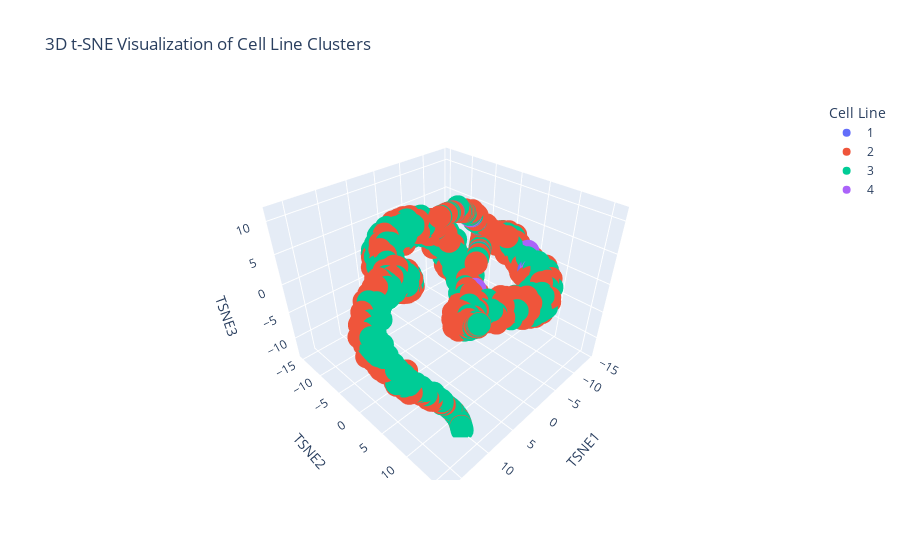

Notebook code cell kept with this figure:
### Code cell
# Function to flatten matrices
def flatten_matrices(matrices):
    return [matrix.flatten() for matrix in matrices]

flattened_GM12878 = flatten_matrices(augmented_matrices_GM12878)
flattened_HAP1 = flatten_matrices(augmented_matrices_HAP1)
flattened_Hela = flatten_matrices(augmented_matrices_Hela)
flattened_K562 = flatten_matrices(augmented_matrices_K562)

all_matrices = flattened_GM12878 + flattened_HAP1 + flattened_Hela + flattened_K562
labels = (
    [1] * len(flattened_GM12878) +
    [2] * len(flattened_HAP1) +
    [3] * len(flattened_Hela) +
    [4] * len(flattened_K562)
)
all_matrices = np.array(all_matrices)
labels = np.array(labels)
# Apply t-SNE
tsne = TSNE(n_components=3, perplexity=50, learning_rate=100, random_state=42)
tsne_results = tsne.fit_transform(all_matrices)

# Create a scatter plot of the t-SNE results
df_tsne = pd.DataFrame(tsne_results, columns=['TSNE1', 'TSNE2', 'TSNE3'])
df_tsne['Label'] = labels

# Plot the 3D t-SNE results using plotly
fig = px.scatter_3d(
    df_tsne, x='TSNE1', y='TSNE2', z='TSNE3',
    color=df_tsne['Label'].astype(str),  # Convert labels to string for better color differentiation
    title='3D t-SNE Visualization of Cell Line Clusters',
    labels={'color': 'Cell Line'}
)

fig.show()

### Figure 1 — Plotly figure (JSON) as saved in the notebook; plotly's stock layout.template omitted (floating-point values rounded to 4 significant figures; data arrays with more than 128 entries replaced by an {"elided": "..."} marker saying what was removed)
{"data": [{"hovertemplate": "Cell Line=1<br>TSNE1=%{x}<br>TSNE2=%{y}<br>TSNE3=%{z}<extra></extra>", "legendgroup": "1", "marker": {"color": "#636efa", "symbol": "circle"}, "mode": "markers", "name": "1", "scene": "scene", "showlegend": true, "type": "scatter3d", "x": [-6.505, -0.4021, -4.635, -5.313, -4.208, -11.91, -5.196, -11.49, -3.023, -9.685, -11.94, -9.714, -9.162, -9.717, -2.673, -1.31, -12.2, -8.159, -10.95, -5.154, -12.05, -3.542, -12.58, -3.186], "y": [-0.4778, 0.1199, -0.8371, 0.7669, 0.1293, 1.939, -0.02279, 7.534, 0.9004, 9.702, 3.151, -0.728, -8.803, 9.152, -13.66, 10.32, 6.166, -8.092, 6.013, -1.434, 3.744, 10.58, 3.001, 0.7089], "z": [6.572, 10.72, -7.386, 2.708, 8.782, 0.8108, 7.758, -0.8697, -6.544, -0.8684, 1.008, 3.92, -3.876, -2.073, 3.254, 0.4785, -0.9974, -2.828, -0.5738, -7.57, 0.5664, -0.3498, 0.6264, -6.659]}, {"hovertemplate": "Cell Line=2<br>TSNE1=%{x}<br>TSNE2=%{y}<br>TSNE3=%{z}<extra></extra>", "legendgroup": "2", "marker": {"color": "#EF553B", "symbol": "circle"}, "mode": "markers", "name": "2", "scene": "scene", "showlegend": true, "type": "scatter3d", "x": {"elided": "917 float values"}, "y": {"elided": "917 float values"}, "z": {"elided": "917 float values"}}, {"hovertemplate": "Cell Line=3<br>TSNE1=%{x}<br>TSNE2=%{y}<br>TSNE3=%{z}<extra></extra>", "legendgroup": "3", "marker": {"color": "#00cc96", "symbol": "circle"}, "mode": "markers", "name": "3", "scene": "scene", "showlegend": true, "type": "scatter3d", "x": {"elided": "1622 float values"}, "y": {"elided": "1622 float values"}, "z": {"elided": "1622 float values"}}, {"hovertemplate": "Cell Line=4<br>TSNE1=%{x}<br>TSNE2=%{y}<br>TSNE3=%{z}<extra></extra>", "legendgroup": "4", "marker": {"color": "#ab63fa", "symbol": "circle"}, "mode": "markers", "name": "4", "scene": "scene", "showlegend": true, "type": "scatter3d", "x": [-11.63, -8.427, -12.63, -3.916, -7.184, -6.511, 9.407, -5.89, -7.549, -0.08537, -7.213, -10.06, -5.113, -8.516, -8.495, -4.004, -4.476, 0.1076, 3.443, -11.48, -12.55, 4.341, -7.783, -12.58, -4.283, -4.682, -4.788, -8.475, -11.58, 3.758, 1.07, -6.867, -12.52, -8.363, -12.63, -11.32, -7.483, -8.202, -7.966, 3.84, -12.74, -6.555, -12.12, -12.07, -3.612, -10.45, -8.071, -11.08], "y": [5.129, -3.899, 3.833, -0.1372, -2.96, -0.4754, -2.006, 8.86, -0.7535, -13.31, -3.083, -0.5059, 0.006498, -7.946, -7.413, 0.196, -13.05, -13.1, -6.169, 0.9421, 3.48, -5.739, -1.844, 2.803, -13.24, 0.07795, 0.07801, -0.9862, 5.142, -6.033, -13.13, -2.5, 3.636, -7.496, 3.847, 6.144, -10.62, -0.9403, -9.789, -12.35, 4.253, -0.498, 5.774, 0.973, 0.2866, -0.1274, -9.468, 6.576], "z": [-0.2664, -6.462, 1.245, -6.952, -6.956, 6.556, 4.019, -1.574, 5.494, 3.036, -6.564, 3.662, 7.771, -3.251, -3.578, 8.899, 3.549, 3.209, -0.7914, 2.489, 0.2206, -1.123, -6.389, 0.4333, 3.374, 8.202, 8.139, 4.808, -0.2873, -1.035, 2.741, -7.105, 0.8298, -3.548, 0.4873, -0.3337, 1.177, 4.953, 0.7529, 1.304, 1.311, 6.522, -0.6519, 1.603, 9.101, 3.426, 0.6313, -0.2572]}], "layout": {"legend": {"title": {"text": "Cell Line"}, "tracegroupgap": 0}, "scene": {"domain": {"x": [0, 1], "y": [0, 1]}, "xaxis": {"title": {"text": "TSNE1"}}, "yaxis": {"title": {"text": "TSNE2"}}, "zaxis": {"title": {"text": "TSNE3"}}}, "title": {"text": "3D t-SNE Visualization of Cell Line Clusters"}}}
